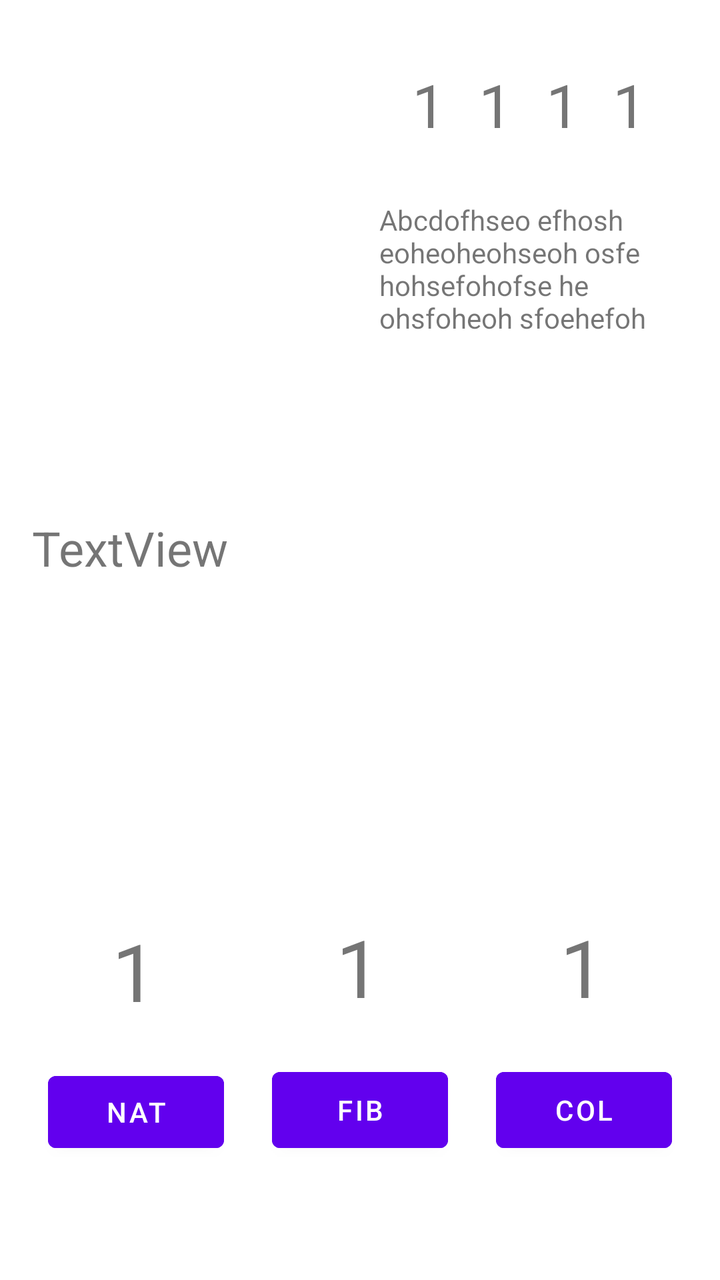
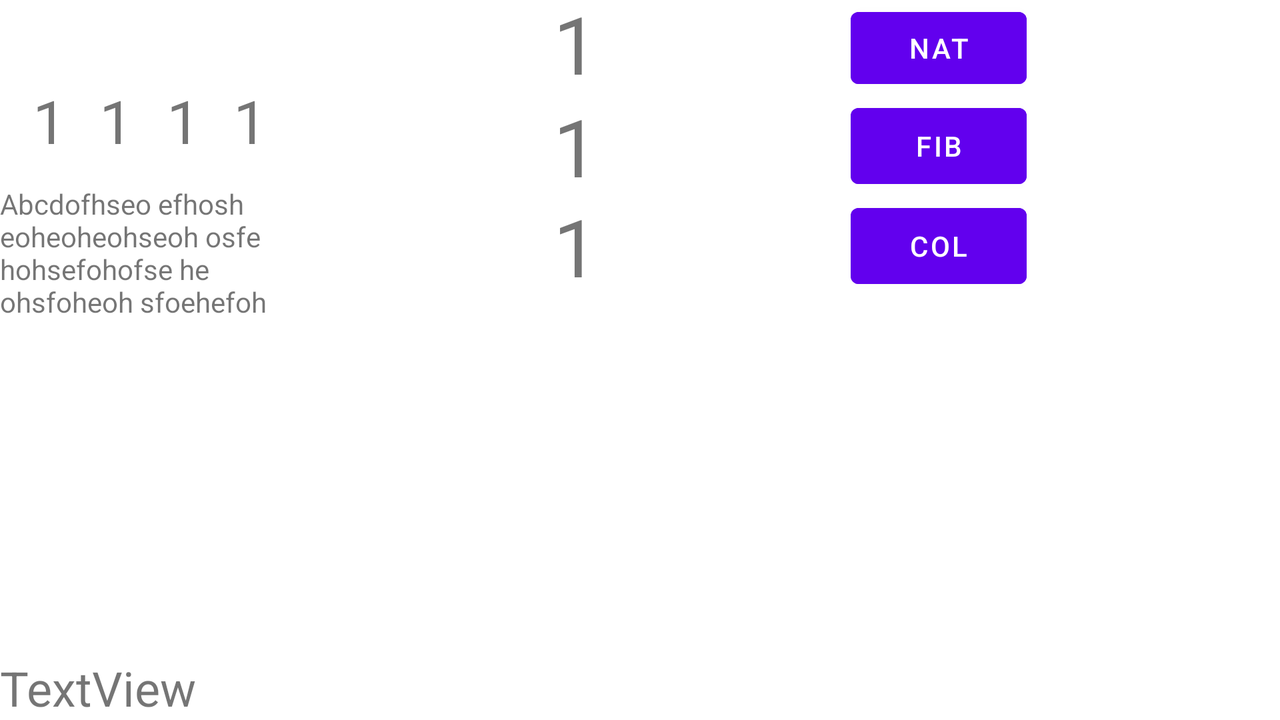

An Android layout and its configuration variant, each rendered on a device that would load it. The default file and the variant file are quoted in full after the pictures.
<!-- AndroidManifest.xml: application theme Theme.Mobiledev -->
<!-- res/layout/details.xml -->
<?xml version="1.0" encoding="utf-8"?>
<androidx.constraintlayout.widget.ConstraintLayout xmlns:android="http://schemas.android.com/apk/res/android"
    xmlns:tools="http://schemas.android.com/tools"
    xmlns:app="http://schemas.android.com/apk/res-auto"
    android:layout_width="match_parent"
    android:layout_height="match_parent">


    <TextView
        android:id="@+id/textView13"
        android:layout_width="wrap_content"
        android:layout_height="wrap_content"
        android:text="@string/number_stub"
        android:textSize="30dp"
        app:layout_constraintBottom_toBottomOf="@+id/textView12"
        app:layout_constraintEnd_toEndOf="@+id/textView_descr"
        app:layout_constraintStart_toEndOf="@+id/textView12"
        app:layout_constraintTop_toTopOf="@+id/textView12" />

    <ImageView
        android:id="@+id/imageView"
        android:layout_width="169dp"
        android:layout_height="207dp"
        android:layout_marginStart="16dp"
        android:layout_marginTop="32dp"
        app:layout_constraintStart_toStartOf="parent"
        app:layout_constraintTop_toTopOf="parent"
        app:layout_constraintVertical_bias="1.0" />

    <TextView
        android:id="@+id/textView10"
        android:layout_width="wrap_content"
        android:layout_height="wrap_content"
        android:text="@string/number_stub"
        android:textSize="30dp"
        app:layout_constraintEnd_toStartOf="@+id/textView11"
        app:layout_constraintStart_toStartOf="@+id/textView_descr"
        app:layout_constraintTop_toTopOf="@+id/imageView" />

    <TextView
        android:id="@+id/textView11"
        android:layout_width="wrap_content"
        android:layout_height="wrap_content"
        android:text="@string/number_stub"
        android:textSize="30dp"
        app:layout_constraintBottom_toBottomOf="@+id/textView10"
        app:layout_constraintEnd_toStartOf="@+id/textView12"
        app:layout_constraintStart_toEndOf="@+id/textView10"
        app:layout_constraintTop_toTopOf="@+id/textView10" />


    <TextView
        android:id="@+id/textView12"
        android:layout_width="wrap_content"
        android:layout_height="wrap_content"
        android:text="@string/number_stub"
        android:textSize="30dp"
        app:layout_constraintBottom_toBottomOf="@+id/textView11"
        app:layout_constraintEnd_toStartOf="@+id/textView13"
        app:layout_constraintStart_toEndOf="@+id/textView11"
        app:layout_constraintTop_toTopOf="@+id/textView11"
        app:layout_constraintVertical_bias="0.0" />

    <TextView
        android:id="@+id/textView_descr"
        android:layout_width="150dp"
        android:layout_height="wrap_content"
        android:layout_marginTop="28dp"
        android:layout_marginEnd="16dp"
        android:text="@string/description_stub"
        app:layout_constraintEnd_toEndOf="parent"
        app:layout_constraintStart_toEndOf="@+id/imageView"
        app:layout_constraintTop_toBottomOf="@+id/textView10" />

    <TextView
        android:id="@+id/textView_nat"
        android:layout_width="wrap_content"
        android:layout_height="wrap_content"
        android:layout_marginStart="32dp"
        android:layout_marginBottom="20dp"
        android:text="@string/number_stub"
        android:textSize="40dp"
        app:layout_constraintBottom_toTopOf="@+id/button_nat"
        app:layout_constraintStart_toStartOf="@+id/button_nat" />

    <Button
        android:id="@+id/button_nat"
        android:layout_width="wrap_content"
        android:layout_height="48dp"
        android:text="@string/nat"
        android:backgroundTint="@color/purple_500"
        app:layout_constraintBottom_toBottomOf="@+id/button_fib"
        app:layout_constraintEnd_toStartOf="@+id/button_fib"
        app:layout_constraintStart_toStartOf="parent" />

    <TextView
        android:id="@+id/textView_fib"
        android:layout_width="wrap_content"
        android:layout_height="wrap_content"
        android:layout_marginStart="32dp"
        android:layout_marginBottom="20dp"
        android:text="@string/number_stub"
        android:textSize="40dp"
        app:layout_constraintBottom_toTopOf="@+id/button_fib"
        app:layout_constraintStart_toStartOf="@+id/button_fib"
        app:layout_constraintTop_toBottomOf="@+id/_dynamic"
        app:layout_constraintVertical_bias="0.9" />


    <Button
        android:id="@+id/button_fib"
        android:layout_width="wrap_content"
        android:layout_height="50dp"
        android:layout_marginBottom="60dp"
        android:text="@string/fib"
        android:backgroundTint="@color/purple_500"
        app:layout_constraintBottom_toBottomOf="parent"
        app:layout_constraintEnd_toStartOf="@+id/button_col"
        app:layout_constraintStart_toEndOf="@+id/button_nat" />

    <TextView
        android:id="@+id/textView_col"
        android:layout_width="wrap_content"
        android:layout_height="wrap_content"
        android:layout_marginStart="32dp"
        android:layout_marginBottom="20dp"
        android:text="@string/number_stub"
        android:textSize="40dp"
        app:layout_constraintBottom_toTopOf="@+id/button_col"
        app:layout_constraintStart_toStartOf="@+id/button_col"
        app:layout_constraintTop_toBottomOf="@+id/_dynamic"
        app:layout_constraintVertical_bias="0.9" />

    <Button
        android:id="@+id/button_col"
        android:layout_width="wrap_content"
        android:layout_height="50dp"
        android:text="@string/col"
        android:backgroundTint="@color/purple_500"
        app:layout_constraintBottom_toBottomOf="@+id/button_fib"
        app:layout_constraintEnd_toEndOf="parent"
        app:layout_constraintStart_toEndOf="@+id/button_fib" />

    <TextView
        android:id="@+id/textView_title"
        android:layout_width="wrap_content"
        android:layout_height="wrap_content"
        android:text="TextView"
        android:textSize="24sp"
        app:layout_constraintBottom_toTopOf="@+id/textView_nat"
        app:layout_constraintStart_toStartOf="@+id/imageView"
        app:layout_constraintTop_toBottomOf="@+id/imageView"
        app:layout_constraintVertical_bias="0.100000024" />

</androidx.constraintlayout.widget.ConstraintLayout>
<!-- resources referenced by this layout -->
<resources>
  <color name="purple_500">#FF6200EE</color>
  <string name="col">Col</string>
  <string name="description_stub">Abcdofhseo efhosh eoheoheohseoh osfe hohsefohofse he ohsfoheoh sfoehefoh</string>
  <string name="fib">Fib</string>
  <string name="nat">Nat</string>
  <string name="number_stub">1</string>
  <style name="Theme.Mobiledev" parent="Theme.MaterialComponents.DayNight.DarkActionBar">
          
          <item name="colorPrimary">@color/purple_500</item>
          <item name="colorPrimaryVariant">@color/purple_700</item>
          <item name="colorOnPrimary">@color/white</item>
          
          <item name="colorSecondary">@color/teal_200</item>
          <item name="colorSecondaryVariant">@color/teal_700</item>
          <item name="colorOnSecondary">@color/black</item>
          
          <item name="android:statusBarColor" tools:targetApi="l">?attr/colorPrimaryVariant</item>
          
      </style>
  <color name="purple_700">#FF3700B3</color>
  <color name="white">#FFFFFFFF</color>
  <color name="teal_200">#FF03DAC5</color>
  <color name="teal_700">#FF018786</color>
  <color name="black">#FF000000</color>
</resources>
<!-- res/layout-land/details.xml (the repository's variant of the layout above) -->
<!-- drawn on the phone turned sideways -->
<?xml version="1.0" encoding="utf-8"?>
<androidx.constraintlayout.widget.ConstraintLayout xmlns:android="http://schemas.android.com/apk/res/android"
    xmlns:tools="http://schemas.android.com/tools"
    xmlns:app="http://schemas.android.com/apk/res-auto"
    android:layout_width="match_parent"
    android:layout_height="match_parent">

    <TextView
        android:id="@+id/textView13"
        android:layout_width="wrap_content"
        android:layout_height="wrap_content"
        android:text="@string/number_stub"
        android:textSize="30dp"
        app:layout_constraintBottom_toBottomOf="@+id/textView12"
        app:layout_constraintEnd_toEndOf="@+id/textView5"
        app:layout_constraintStart_toEndOf="@+id/textView12"
        app:layout_constraintTop_toTopOf="@+id/textView12" />

    <ListView
        android:layout_width="206dp"
        android:layout_height="262dp"
        android:layout_marginStart="64dp"
        android:layout_marginTop="40dp"
        app:layout_constraintBottom_toBottomOf="@+id/textView5"
        app:layout_constraintEnd_toStartOf="@+id/textView5"
        app:layout_constraintStart_toStartOf="parent"
        app:layout_constraintTop_toTopOf="parent"
        app:layout_constraintVertical_bias="1.0" />

    <TextView
        android:id="@+id/textView10"
        android:layout_width="wrap_content"
        android:layout_height="wrap_content"
        android:layout_marginTop="40dp"
        android:text="@string/number_stub"
        android:textSize="30dp"
        app:layout_constraintEnd_toStartOf="@+id/textView11"
        app:layout_constraintStart_toStartOf="@+id/textView5"
        app:layout_constraintTop_toTopOf="parent" />

    <TextView
        android:id="@+id/textView11"
        android:layout_width="wrap_content"
        android:layout_height="wrap_content"
        android:text="@string/number_stub"
        android:textSize="30dp"
        app:layout_constraintBottom_toBottomOf="@+id/textView10"
        app:layout_constraintEnd_toStartOf="@+id/textView12"
        app:layout_constraintStart_toEndOf="@+id/textView10"
        app:layout_constraintTop_toTopOf="@+id/textView10" />

    <TextView
        android:id="@+id/textView12"
        android:layout_width="wrap_content"
        android:layout_height="wrap_content"
        android:text="@string/number_stub"
        android:textSize="30dp"
        app:layout_constraintBottom_toBottomOf="@+id/textView11"
        app:layout_constraintEnd_toStartOf="@+id/textView13"
        app:layout_constraintStart_toEndOf="@+id/textView11"
        app:layout_constraintTop_toTopOf="@+id/textView11" />


    <TextView
        android:id="@+id/textView5"
        android:layout_width="150dp"
        android:layout_height="205dp"
        android:layout_marginStart="24dp"
        android:layout_marginTop="12dp"
        android:text="@string/description_stub"
        app:layout_constraintStart_toEndOf="@+id/_dynamic"
        app:layout_constraintTop_toBottomOf="@+id/textView10" />

    <TextView
        android:id="@+id/textView_nat"
        android:layout_width="wrap_content"
        android:layout_height="wrap_content"
        android:text="@string/number_stub"
        android:textSize="40dp"
        app:layout_constraintBottom_toBottomOf="@+id/button_nat"
        app:layout_constraintEnd_toStartOf="@+id/button_nat"
        app:layout_constraintStart_toEndOf="@+id/textView5"
        app:layout_constraintTop_toTopOf="@+id/_dynamic" />

    <Button
        android:id="@+id/button_nat"
        android:layout_width="wrap_content"
        android:layout_height="48dp"
        android:text="@string/nat"
        android:backgroundTint="@color/purple_500"
        app:layout_constraintBottom_toTopOf="@+id/button_fib"
        app:layout_constraintEnd_toEndOf="parent"
        app:layout_constraintStart_toEndOf="@+id/textView_nat"
        app:layout_constraintTop_toTopOf="parent" />


    <TextView
        android:id="@+id/textView_fib"
        android:layout_width="wrap_content"
        android:layout_height="wrap_content"
        android:text="@string/number_stub"
        android:textSize="40dp"
        app:layout_constraintBottom_toBottomOf="@+id/button_fib"
        app:layout_constraintEnd_toStartOf="@+id/button_fib"
        app:layout_constraintStart_toEndOf="@+id/textView5"
        app:layout_constraintTop_toTopOf="@+id/button_fib" />

    <Button
        android:id="@+id/button_fib"
        android:layout_width="wrap_content"
        android:layout_height="50dp"
        android:text="@string/fib"
        android:backgroundTint="@color/purple_500"
        app:layout_constraintBottom_toTopOf="@+id/button_col"
        app:layout_constraintEnd_toEndOf="parent"
        app:layout_constraintStart_toEndOf="@+id/textView_fib"
        app:layout_constraintTop_toBottomOf="@+id/button_nat" />

    <TextView
        android:id="@+id/textView_col"
        android:layout_width="wrap_content"
        android:layout_height="wrap_content"
        android:text="@string/number_stub"
        android:textSize="40dp"
        app:layout_constraintBottom_toBottomOf="@+id/button_col"
        app:layout_constraintEnd_toStartOf="@+id/button_col"
        app:layout_constraintStart_toEndOf="@+id/textView5"
        app:layout_constraintTop_toTopOf="@+id/button_col" />

    <Button
        android:id="@+id/button_col"
        android:layout_width="wrap_content"
        android:layout_height="50dp"
        android:text="@string/col"
        android:backgroundTint="@color/purple_500"
        app:layout_constraintBottom_toBottomOf="@+id/_dynamic"
        app:layout_constraintEnd_toEndOf="@+id/button_fib"
        app:layout_constraintStart_toStartOf="@+id/button_fib"
        app:layout_constraintTop_toBottomOf="@+id/button_fib" />

    <TextView
        android:id="@+id/textView_title"
        android:layout_width="wrap_content"
        android:layout_height="wrap_content"
        android:layout_marginTop="16dp"
        android:text="TextView"
        android:textSize="24sp"
        app:layout_constraintBottom_toBottomOf="parent"
        app:layout_constraintStart_toStartOf="@+id/_dynamic"
        app:layout_constraintTop_toBottomOf="@+id/_dynamic"
        app:layout_constraintVertical_bias="0.25" />
</androidx.constraintlayout.widget.ConstraintLayout>
